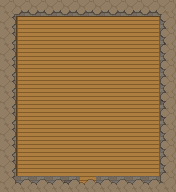

Below is a game level as drawn by its tile map, then a one-line description and the .tmx file that defines it, in full:
An orthogonal 11x12 tile map with 16x16 px tiles, 2 tile layers (Ground0, Ground1), 2 hidden layers not drawn, 5 tilesets and 10 objects.

<map version="1.10" tiledversion="1.11.2" orientation="orthogonal" renderorder="right-down" width="11" height="12" tilewidth="16" tileheight="16" infinite="0" nextlayerid="11" nextobjectid="52">
 <editorsettings>
  <export target="../../../Data/Interiors/House2_Inside.xml" format="tmx" />
 </editorsettings>
 <properties>
  <property name="IsInside" type="bool" value="true" />
 </properties>
 <tileset firstgid="1" source="../../Tilesets/Cave_Tiles.tsx" />
 <tileset firstgid="290" source="../../Tilesets/Floors_Tiles.tsx" />
 <tileset firstgid="915" source="../../Tilesets/Water_tiles.tsx" />
 <tileset firstgid="1540" source="../../Tilesets/Building_Atlas.tsx" />
 <tileset firstgid="1552" source="../../Tilesets/Furniture_Atlas.tsx" />
 <layer id="2" name="Ground0" width="11" height="12">
  <data encoding="csv">
333,332,306,306,331,382,357,407,308,331,333,
381,336,337,337,337,337,337,337,337,338,356,
358,386,362,362,362,362,362,362,362,388,308,
332,386,362,362,362,362,362,362,362,388,406,
406,386,362,362,362,362,362,362,362,388,406,
331,386,362,362,362,362,362,362,362,388,381,
308,386,362,362,362,362,362,362,362,388,333,
357,386,362,362,362,362,362,362,362,388,333,
381,386,362,362,362,362,362,362,362,388,406,
383,386,362,362,362,362,362,362,362,388,383,
333,386,387,387,387,387,387,387,387,388,356,
307,407,408,407,357,387,306,306,381,356,408
</data>
 </layer>
 <layer id="1" name="Ground1" width="11" height="12">
  <data encoding="csv">
296,297,297,297,297,297,297,297,297,297,298,
345,0,0,0,0,0,0,0,0,0,349,
345,0,0,0,0,0,0,0,0,0,349,
345,0,0,0,0,0,0,0,0,0,349,
345,347,347,347,347,347,347,347,347,347,349,
345,347,347,347,347,347,347,347,347,347,349,
345,347,347,347,347,347,347,347,347,347,349,
345,347,347,347,347,347,347,347,347,347,349,
345,0,0,0,0,0,0,0,0,0,349,
345,0,0,0,0,0,0,0,0,0,349,
345,0,0,0,0,0,0,0,0,0,349,
370,397,397,397,397,397,397,397,397,397,374
</data>
 </layer>
 <layer id="4" name="GroundDecoration0" width="11" height="12" visible="0">
  <data encoding="csv">
0,0,0,0,0,0,0,0,0,0,0,
0,0,0,0,0,0,0,0,0,0,0,
0,0,0,0,0,0,0,0,0,0,0,
0,0,0,0,0,0,0,0,0,0,0,
0,0,0,0,0,0,0,0,0,0,0,
0,0,0,0,0,0,0,0,0,0,0,
0,0,0,0,0,0,0,0,0,0,0,
0,0,0,0,0,0,0,0,0,0,0,
0,0,0,0,0,0,0,0,0,0,0,
0,0,0,0,0,0,0,0,0,0,0,
0,0,0,0,0,0,0,0,0,0,0,
0,0,0,0,0,0,0,0,0,0,0
</data>
 </layer>
 <layer id="8" name="GroundDecoration1" width="11" height="12" visible="0">
  <data encoding="csv">
0,0,0,0,0,0,0,0,0,0,0,
0,0,0,0,0,0,0,0,0,0,0,
0,0,0,0,0,0,0,0,0,0,0,
0,0,0,0,0,0,0,0,0,0,0,
0,0,0,0,0,0,0,0,0,0,0,
0,0,0,0,0,0,0,0,0,0,0,
0,0,0,0,0,0,0,0,0,0,0,
0,0,0,0,0,0,0,0,0,0,0,
0,0,0,0,0,0,0,0,0,0,0,
0,0,0,0,0,0,0,0,0,0,0,
0,0,0,0,0,0,0,0,0,0,0,
0,0,0,0,0,0,0,0,0,0,0
</data>
 </layer>
 <objectgroup id="7" name="Objects">
  <object id="28" x="88.42" y="175.5">
   <properties>
    <property name="Type" value="spawnPoint" />
   </properties>
   <point />
  </object>
  <object id="32" x="75.375" y="189.352" width="24.5455" height="4.18182">
   <properties>
    <property name="Type" value="tilemapChanger" />
   </properties>
  </object>
  <object id="33" gid="1577" x="48" y="128" width="32" height="32">
   <properties>
    <property name="Type" value="simpleObject" />
   </properties>
  </object>
  <object id="34" gid="1575" x="96" y="112" width="32" height="16">
   <properties>
    <property name="Type" value="simpleObject" />
   </properties>
  </object>
 </objectgroup>
 <objectgroup id="10" name="Collisions">
  <object id="45" x="0" y="16" width="16" height="160" />
  <object id="46" x="16" y="176" width="64" height="16" />
  <object id="47" x="96" y="176" width="64" height="16" />
  <object id="48" x="160" y="16" width="16" height="160" />
  <object id="49" x="16" y="0" width="144" height="16" />
  <object id="50" x="80" y="192" width="16" height="16" />
 </objectgroup>
</map>
